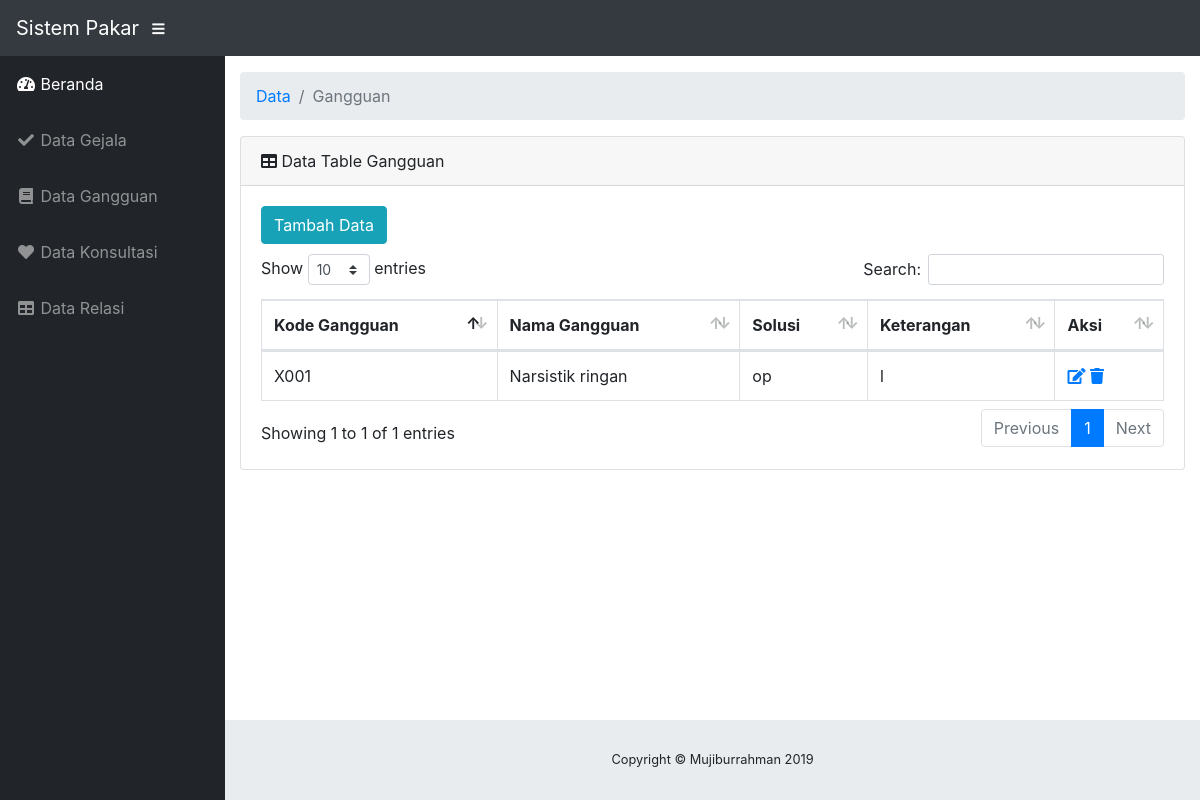
Page /index_admin.php?halaman=data_gangguan&action=data_gangguan on the committed database.
### tables this page shows
CREATE TABLE `diagnosa` (
  `kode_gangguan` varchar(100) NOT NULL,
  `nama_gangguan` varchar(50) NOT NULL,
  `solusi` varchar(100) NOT NULL,
  `ket` varchar(100) NOT NULL
);

### admin/gangguan/data_gangguan.php (the view)
<ol class="breadcrumb">
  <li class="breadcrumb-item">
    <a href="#">Data</a>
  </li>
  <li class="breadcrumb-item active">Gangguan</li>
</ol>
        <div class="card mb-3">
          <div class="card-header">
            <i class="fas fa-table"></i>
            Data Table Gangguan</div>
          <div class="card-body">
            <div class="responsive" style="margin-bottom: 10px;">
              <a href="?halaman=data_gangguan&action=tambah_gangguan" class="btn btn-info"><span class="glyphicon glyphicon-import"></span> Tambah Data</a>
            </div>
            <div class="table-responsive">
              <table class="table table-bordered" id="dataTable" width="100%" cellspacing="0">
                <thead>
                  <tr>
                    <th>Kode Gangguan</th>
                    <th>Nama Gangguan</th>
                    <th>Solusi</th>
                    <th>Keterangan</th>
                    <th>Aksi</th>
                  </tr>
                </thead>
                <tbody>
                  <?php
                    include("config/koneksi.php");
                    $sql = $koneksi->query("select * from diagnosa");
                    while ($data= $sql->fetch_assoc()){
                  ?>
                  <tr>
                    <td><?php echo $data['kode_gangguan']?></td>
                    <td><?php echo $data['nama_gangguan']; ?></td>
                    <td><?php echo $data['solusi']; ?></td>
                    <td><?php echo $data['ket']; ?></td>
                    <td>
                      <div class="">
                        <a href="?halaman=data_gangguan&action=edit_gangguan&kode_gangguan=<?php echo $data['kode_gangguan']; ?>" class="ace-icon fa fa-edit"></a>
                        <a href="?halaman=data_gangguan&action=hapus_gangguan&kode_gangguan=<?php echo $data['kode_gangguan']; ?>" class="ace-icon fa fa-trash"></a>
                      </div>
                    </td>
                  </tr>
                  <?php } ?>
                </tbody>
              </table>
            </div>
          </div>
        </div>

### rows in the picture
diagnosa: kode_gangguan "X001", nama_gangguan "Narsistik ringan", solusi "op", ket "l"
